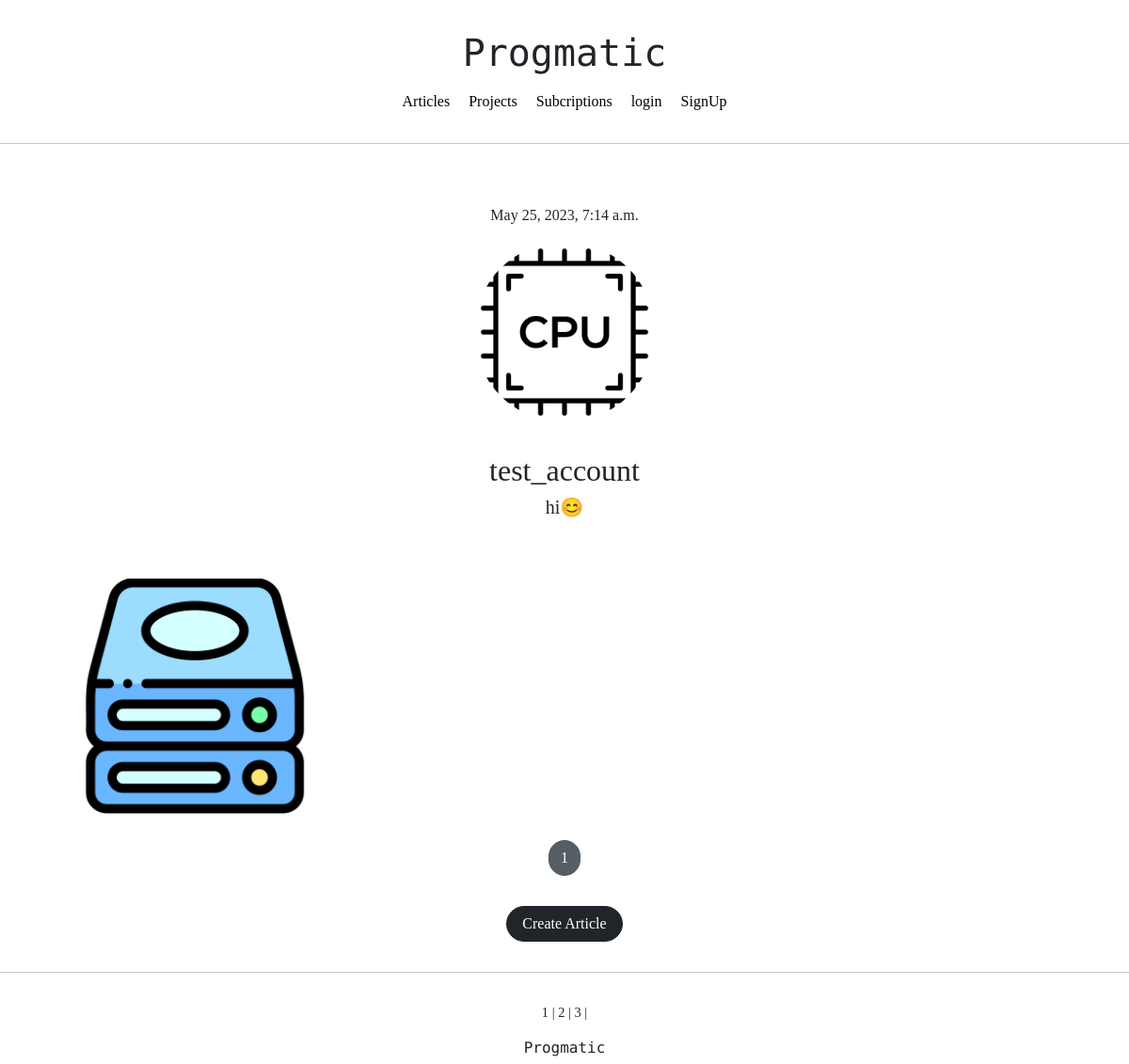
The page /accounts/detail/4 on the database as committed earlier.
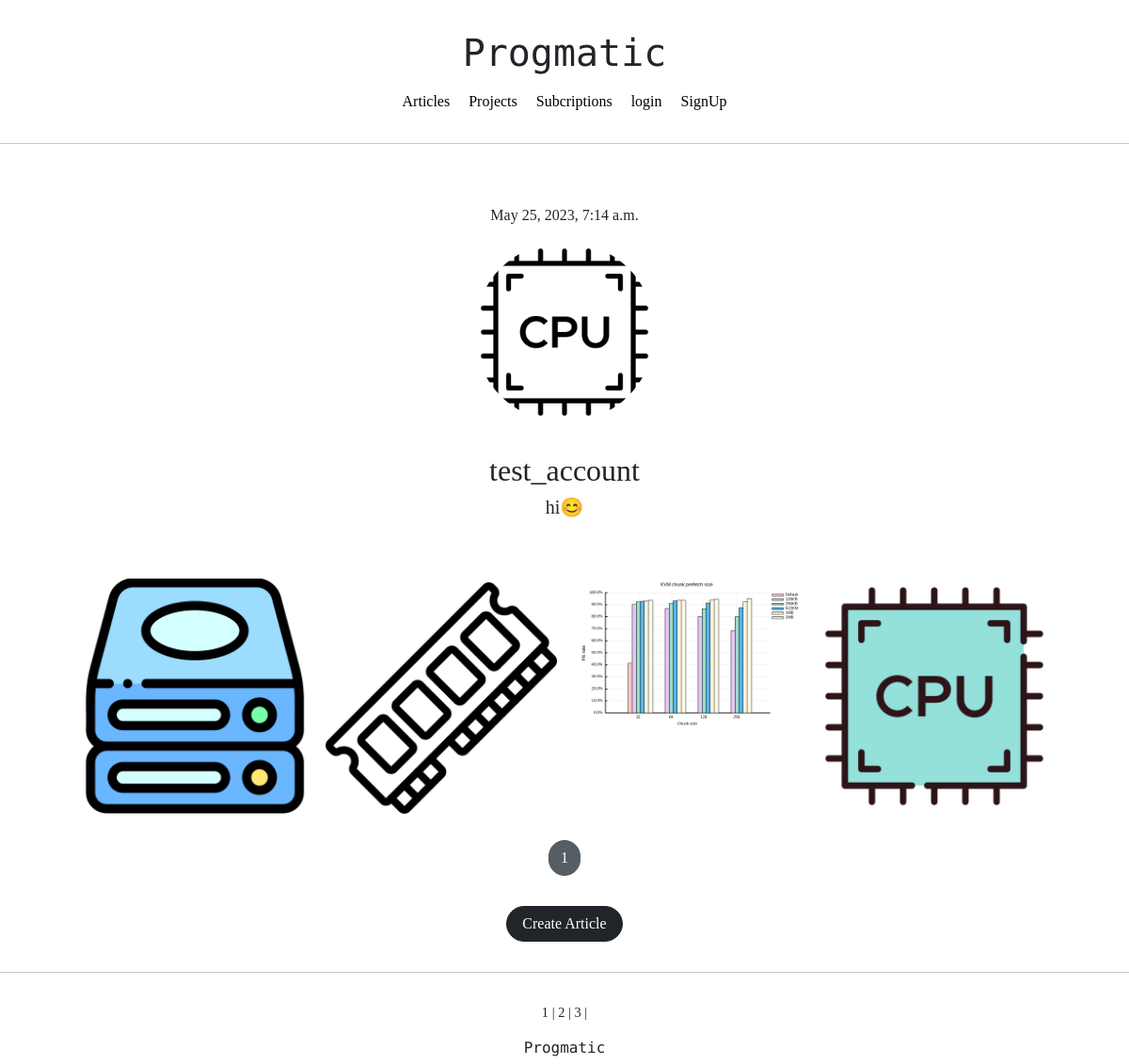
The same page on the database as committed later.
### profileapp/models.py (models this page shows)
class Profile(models.Model):
    user = models.OneToOneField(User, on_delete=models.CASCADE, related_name='profile')
    image = models.ImageField(upload_to='profile/', null=True)
    nickname = models.CharField(max_length=20, unique=True, null=True)
    message = models.CharField(max_length=100, null=True)

### articleapp/models.py (models this page shows)
class Articles(models.Model):
    writer = models.ForeignKey(User, on_delete=models.SET_NULL, related_name='article', null=True)
    project = models.ForeignKey(Project, on_delete=models.SET_NULL, related_name='project', null=True)
    title = models.CharField(max_length=200, null=True)
    image = models.ImageField(upload_to='article/', null=False)
    content = models.TextField(null=True)
    create_at = models.DateField(auto_now_add=True, null=True)

### accountapp/views.py (the view)
# urls.py: path('detail/<int:pk>', AccountDetailView.as_view(), name='detail'),
class AccountDetailView(DetailView, MultipleObjectMixin):
    model = User
    context_object_name = 'target_user'
    template_name = 'accountapp/detail.html'
    paginate_by =25
    def get_context_data(self, **kwargs: Any) -> Dict[str, Any]:
        object_list = Articles.objects.filter(writer=self.get_object())
        return super(AccountDetailView,self).get_context_data(object_list=object_list,**kwargs)

### accountapp/templates/accountapp/detail.html (shortened to what this page needs)
{% extends 'base.html'%}
{% block content %}
    <div>
        <div style="text-align: center; max-width:500px; margin: 4rem auto;">
            <p>
                {{ target_user.date_joined}}
            </p>
            {% if target_user.profile %}
            <img src="{{ target_user.profile.image.url }}" alt=""
                style="height: 12rem; width: 12rem; border-radius: 20rem; margin-bottom:2rem; object-fit: cover;">
            <h2 style="font-family: 'NanumSquareB';">
                {{ target_user.profile.nickname }}
            </h2>
            <h5 style="margin-bottom: 3rem;">
                {{ target_user.profile.message }}
            </h5>
            {% endif %}
        </div>
        <div>
            {% include 'snippets/list_fragment.html' with article_list=object_list %}
        </div>
    </div>
{% endblock %}

### templates/base.html
<!DOCTYPE html>
<html lang="ko">
{% include 'head.html'%}
<body style="font-family: 'NanumSquareR';">
    {% include 'header.html' %}
    <hr>
    {% block content%}
    {% endblock %}
    <hr>
    {% include 'footer.html' %}
</body>
</html>

### templates/head.html (shortened to what this page needs)
{% load static %}
<head>
    <link href="https://cdn.jsdelivr.net/npm/bootstrap@5.3.0-alpha3/dist/css/bootstrap.min.css" rel="stylesheet">
    <link rel="stylesheet" type="text/css" href="{% static 'base.css' %}">
</head>

### templates/header.html (shortened to what this page needs)
    <div class="progmatic_header">
        <div>
            <h1 class="progmatic_logo">Progmatic</h1>
        </div>
        <div class="progmatic_header_navbar">
            <a href="{% url 'articleapp:list' %}" class="progmatic_header_nav">
                <span>Articles</span>
            </a>
            <a href="{% url 'projectapp:list' %}" class="progmatic_header_nav">
                <span>Projects</span>
            </a>
            <a href="{% url 'subscribeapp:list' %}" class="progmatic_header_nav">
                <span>Subcriptions</span>
            </a>
            {% if not user.is_authenticated %}
            <a href="{% url 'accountapp:login' %}?next={{ request.path }}" class="progmatic_header_nav">
                <span>login</span>
            </a>
            <a href="{% url 'accountapp:create' %}?next={{ request.path }}" class="progmatic_header_nav">
                <span>SignUp</span>
            </a>
            {% endif %}
        </div>
    </div>

### templates/snippets/list_fragment.html (shortened to what this page needs)
{% load static %}
    {% if article_list %}
    <div class="container">
        {% for article in article_list %}
        <a href="{% url 'articleapp:detail' pk=article.pk %}">
            {% include 'snippets/card.html' with article=article %}
        </a>
        {% endfor %}
    </div>
    {% include 'snippets/pagination.html' with page_obj=page_obj %}
    {% else %}
    <div class="text-center">
        <h1>No Articles YET!</h1>
    </div>
    {% endif %}
    <div style="text-align: center">
        <a href="{% url 'articleapp:create' %}" class="btn btn-dark rounded-pill mt-3 mb-3 px-3">
            Create Article
        </a>
    </div>

### templates/snippets/card.html
<div>
    <img src="{{ article.image.url }}" alt="">
</div>

### templates/snippets/pagination.html (shortened to what this page needs)
<div style="text-align: center; margin: 1rem 0;">
    <a href="?page={{ page_obj.number }}"
        class="btn btn-secondary rounded-pill active">
        {{ page_obj.number }}
    </a>
</div>

### templates/footer.html
    <div class="progmatic_footer">
        <div class="progmatic_footer_button">
            <span>1</span> |
            <span>2</span> |
            <span>3</span> |
        </div>
        <div style="margin-top: 1rem;">
            <h6 class="progmatic_logo">Progmatic</h6>
        </div>
    </div>

### static/base.css (style rules this page uses)
.progmatic_logo { font-family: 'Monomaniac One', sans-serif; }
.progmatic_footer_button { font-size: .9rem; }
.progmatic_footer { text-align:center; margin-top: 2rem; }
.progmatic_header { text-align:center; margin: 2rem 0; }
a { color:rgb(0, 0, 0); text-decoration: none; }
.progmatic_header_nav { margin: 0 0.5rem; }
.progmatic_header_navbar { margin: 1rem 0; }

### templates/snippets/list_fragment.html (style rules this page uses)
.container { padding: 0; margin: 0, auto; }
.container a { width: 45%; max-width: 250px; }
.container div { display: flex; justify-content: center; align-items: center; border-radius: 1rem; }
.container img { width: 100%; border-radius: 1rem; }

Rows that differ between the two databases and show on the page:
added Articles: image (picture)
added Articles: image (picture)
added Articles: image (picture)
